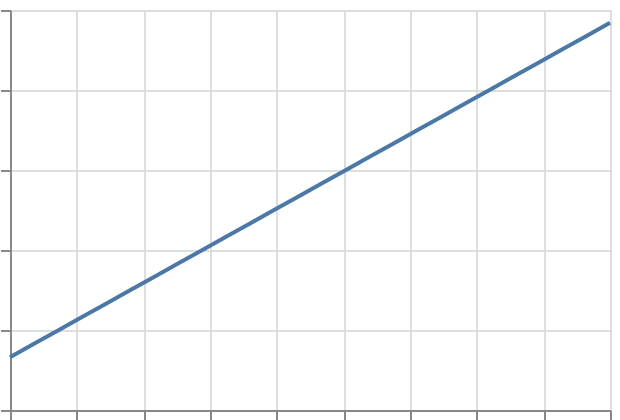

This figure's Vega-Lite source:
### Vega-Lite specification from a JSON file in a GitHub repository (floating-point values rounded to 4 significant figures)
{"$schema": "https://vega.github.io/schema/vega-lite/v6.json", "padding": 5, "autosize": "none", "width": 300, "height": 200, "data": {"name": "table", "values": [{"c": "A", "g": "p", "x": 1, "y": 2, "v": 5, "t": "2024-01-15", "o": {"v": 3}, "IMDB Rating": 6.1, "d": "x1"}, {"c": "B", "g": "q", "x": 2, "y": 4, "v": 9, "t": "2024-02-20", "o": {"v": 7}, "IMDB Rating": 7.4, "d": "x2"}, {"c": "A", "g": "q", "x": 3, "y": 3, "v": 2, "t": "2024-03-05", "o": {"v": 1}, "IMDB Rating": 5.2, "d": "x1"}, {"c": "C", "g": "p", "x": 4, "y": 6, "v": 7, "t": "2024-05-30", "o": {"v": 4}, "IMDB Rating": 8.8, "d": "x3"}, {"c": "B", "g": "p", "x": 5, "y": 5, "v": 4, "t": "2024-07-11", "o": {"v": 9}, "IMDB Rating": 6.9, "d": "x2"}, {"c": "C", "g": "q", "x": 6, "y": 8, "v": 6, "t": "2024-09-02", "o": {"v": 2}, "IMDB Rating": 7.7, "d": "x3"}, {"c": "A", "g": "p", "x": 7, "y": 7, "v": 8, "t": "2024-11-25", "o": {"v": 5}, "IMDB Rating": 4.4, "d": "x1"}, {"c": "B", "g": "q", "x": 8, "y": 9, "v": 3, "t": "2024-12-31", "o": {"v": 8}, "IMDB Rating": 9.1, "d": "x2"}]}, "transform": [{"regression": "y", "on": "x", "method": "poly", "order": 2, "extent": [0, 9]}], "mark": "line", "encoding": {"x": {"field": "x", "type": "quantitative"}, "y": {"field": "y", "type": "quantitative"}}}
